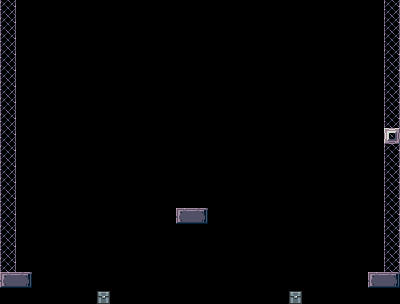

The image is a tile-based game level rendered from a .tmx file. Its description and source (layers, tilesets, objects; grid data summarised) follow:
An orthogonal 25x19 tile map with 16x16 px tiles, 3 tile layers (Tile Layer 1, background, animations), 2 tilesets and 27 objects (5x bat, player, health).

<map version="1.0" orientation="orthogonal" renderorder="right-down" width="25" height="19" tilewidth="16" tileheight="16" nextobjectid="36">
 <tileset firstgid="1" name="PrtAlmond" tilewidth="16" tileheight="16" tilecount="96" columns="16">
  <image source="PrtAlmond.png" width="256" height="96" />
  <tile id="51">
   <animation>
    <frame tileid="51" duration="100" />
    <frame tileid="52" duration="100" />
    <frame tileid="53" duration="100" />
   </animation>
  </tile>
 </tileset>
 <tileset firstgid="97" name="simpleGraphics_tiles16x16" tilewidth="16" tileheight="16" tilecount="40" columns="8">
  <image source="simpleGraphics_tiles16x16.png" width="128" height="80" />
 </tileset>
 <layer name="Tile Layer 1" width="25" height="19">
  <data>[475 cells, 42 non-empty, 4 distinct tile ids]</data>
 </layer>
 <layer name="background" width="25" height="19">
  <data>[475 cells, 0 non-empty, 0 distinct tile ids]</data>
 </layer>
 <layer name="animations" width="25" height="19">
  <data>[475 cells, 1 non-empty, 1 distinct tile ids]</data>
 </layer>
 <objectgroup color="#00ffff" name="spawn points">
  <object id="1" name="player" x="190.5" y="194.5" width="4" height="2.5">
   <ellipse />
  </object>
 </objectgroup>
 <objectgroup name="collisions">
  <object id="8" x="176.063" y="208.063" width="31.9375" height="15.9375" />
  <object id="10" x="400" y="0.5" height="303" />
  <object id="11" x="-0.5" y="0.5" height="303.5" />
  <object id="13" x="0" y="0" width="399" />
  <object id="26" x="367.5" y="272" width="32.5" height="15.5" />
  <object id="27" x="-0.5" y="272" width="32.5" height="16" />
  <object id="28" x="384" y="128" width="16" height="16" />
  <object id="31" x="-0.5" y="304.5" width="400.5" height="0.5" />
  <object id="32" x="97" y="291" width="13" height="13.1818" />
  <object id="33" x="289" y="291.091" width="13.0909" height="13" />
 </objectgroup>
 <objectgroup color="#aa00ff" name="boxes">
  <object id="29" name="health" x="388.5" y="121.5" width="11.5" height="6" />
 </objectgroup>
 <objectgroup color="#ffff00" name="fire">
  <object id="14" x="-0.5" y="302.5" width="401" />
  <object id="34" x="403" y="0.5" width="4.5" height="301.5" />
  <object id="35" x="-6.5" y="1" width="3.5" height="303" />
 </objectgroup>
 <objectgroup color="#55ff00" name="movingTiles">
  <object id="16" x="328" y="278" width="2" height="2">
   <ellipse />
  </object>
  <object id="17" x="25" y="215" width="2.5" height="2.5">
   <ellipse />
  </object>
  <object id="18" x="249" y="216" width="2.5" height="2.5">
   <ellipse />
  </object>
  <object id="19" x="119.5" y="246" width="2" height="2">
   <ellipse />
  </object>
  <object id="21" x="197" y="136" width="2" height="2">
   <ellipse />
  </object>
  <object id="23" x="374" y="182" width="2" height="2">
   <ellipse />
  </object>
  <object id="24" x="39.5" y="167" width="2.5" height="2">
   <ellipse />
  </object>
 </objectgroup>
 <objectgroup color="#ff0000" name="enemies">
  <object id="3" name="bat" x="372.5" y="51" width="3" height="3">
   <ellipse />
  </object>
  <object id="4" name="bat" x="28.5" y="13" width="3" height="3.5">
   <ellipse />
  </object>
  <object id="5" name="bat" x="206" y="23.5" width="2.5" height="3">
   <ellipse />
  </object>
  <object id="6" name="bat" x="105" y="40" width="2" height="3">
   <ellipse />
  </object>
  <object id="7" name="bat" x="246.5" y="72" width="3" height="3">
   <ellipse />
  </object>
 </objectgroup>
</map>
